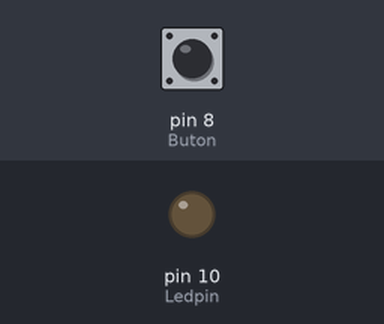
Bench run of a sketch on a simulated Arduino Uno, built with avr-gcc and run on an emulated ATmega328P. Shown: output pins drawn as LEDs (lit = HIGH). Inputs (shaded band) come from the test bench; at power-on: pin 8 (Buton) LOW.

Above: at 1.2 s.
1.3 s: pin 8 (Buton) pulled HIGH for 0.15 s
At 1.37 s:
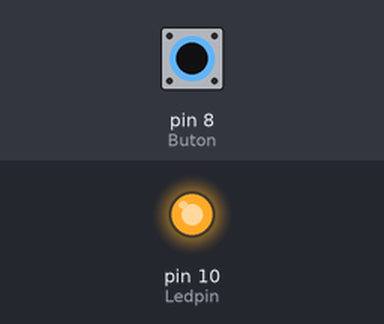
2.9 s: pin 8 (Buton) pulled HIGH for 3.2 s
At 7.0 s:
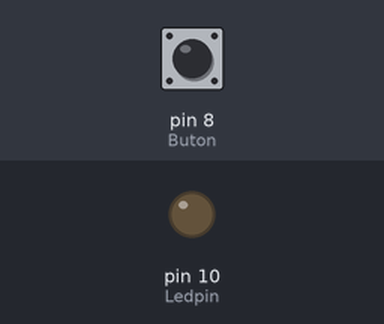
Timing chart, 0 to 8.5 s (numbered marks = the images above; inputs shaded):
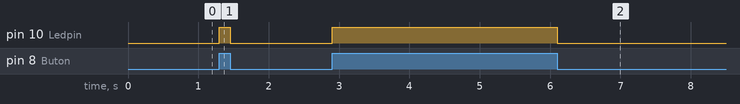

Measured:
- after the input at 1.3 s, pin 10 (Ledpin): LOW → HIGH at once, → LOW 0.15 s later
- after the input at 2.9 s, pin 10 (Ledpin): LOW → HIGH at once, → LOW 3.2 s later

The sketch:

3_Led_On_OffWithButton.ino
```cpp
/*
In this application, we expect the light to turn on as long as we press the button.
When we take our hand off the button, the light turns off.

*/

#define Buton 8
#define Ledpin 10

int butonState = 0;

void setup() {

  pinMode(Buton, INPUT);
  pinMode(Ledpin, OUTPUT);


}

void loop() {

  butonState = digitalRead(Buton);

  if(butonState == 1)
  digitalWrite(Ledpin,HIGH);
  else
  digitalWrite(Ledpin,LOW);


}
```
